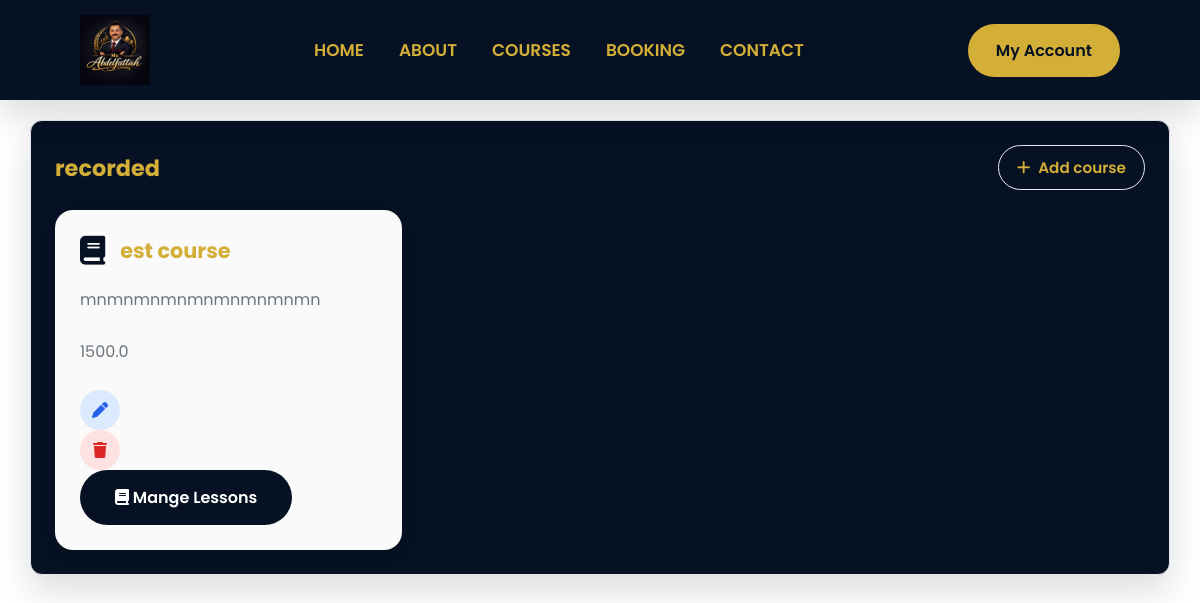
The app's page /admin/recorded (signed in) with its own data.
### models/recorded.py (models this page shows)
class Recorded(db.Model):
    __tablename__ = "recorded"
    id = db.Column(db.Integer, primary_key=True)
    title = db.Column(db.String(100), nullable=False)
    description = db.Column(db.Text)
    price = db.Column(db.Float, nullable=True)
    thumbnail = db.Column(db.String(255), nullable=True)
    lessons = db.relationship("Lessons", backref="recorded", cascade="all, delete-orphan")
    purchase = db.relationship("Purchase", backref="recorded", lazy=True)

### routes/recorded.py (the view)
@recorded.route("/admin/recorded", methods=["POST", "GET"])
@login_required
def recorded_courses():
    if current_user.role != "admin":
        return "ACCESS DENIED", 403
    recorded = Recorded.query.all()
    return render_template("admin/recorded.html" ,recorded=recorded , name= "recorded")

### file.py (called while the page is built)
@login_manager.user_loader
def load_user(user_id):
    return db.session.get(User, int(user_id))

### templates/admin/recorded.html
{% extends "base.html"%}
{%block body%}
<div class="admin-container">
    <div class="card-admin">
        <div class="card-header">
            <h2 class="card-title">recorded</h2>
            <a href="/admin/recorded/add" class="btn-admin btn-outline">
                <i class="fa-solid fa-plus"></i>
                Add course
            </a>
        </div>
        <div class="course-grid">
            {% for recorded in recorded%}
            <div class="course-card">
           <div class="course-card-header">
              <i class="fa-solid fa-book"></i>
              <h3>{{recorded.title}}</h3>
           </div>
           <p>{{recorded.description}}</p>
           <p>{{recorded.price}}</p>
           <div class="course-actions">
            <a href="{{ url_for('recorded.edit_course', id=recorded.id)}}"class="action-btn edit-btn">
                <i class="fa-solid fa-pen"></i>
            </a>
            <a href="{{ url_for('recorded.delete_course', id=recorded.id)}}" class="action-btn delete-btn">
                <i class="fa-solid fa-trash"></i>
            </a>
            <a href="{{ url_for('recorded.lessons', id=recorded.id)}}" class="btn">
                <i class="fa-solid fa-book"></i>
                Mange Lessons
            </a>
           </div>
       </div>
     {%endfor%}
</div>
{%endblock%}

### static/css/style.css (style rules this page uses)
:root { --primary-color:#061123; --secondary-color:#d4af37; --background-color:#dee2e6; --white:#ffffff; --black:#000000; --dark-light:#14213d; --gray:#6c757d; --light-gray:#ced4da; --border-color:#adb5bd; --success:#2ecc71; --danger:#e63946; --warning:#fca311; --card-bg:#ffffff; --card-hover:#f9f9fa; --button-primary:#fca311; --button-hover:#d98c00; --button-dark:#061123; --shadow:0 15px 35px rgba(6, 17, 35,.15); --radius:10px; --trnasition:.35s ease; }
* { margin: 0; padding: 0; box-sizing: border-box; }
body { font-family: 'poppins', sans-serif; background: var(--white); color: var(--black); overflow-x: hidden; }
a { text-decoration: none; color: inherit; }
.btn { display: inline-block; padding:15px 35px; background: var(--primary-color); color: var(--white); border-radius: 50px; font-weight: 600; transition: var(--trnasition); }
.btn-outline { background: transparent; border: 2px solid var(--primary-color); color: var(--primary-color); }

### static/css/admin.css (style rules this page uses)
:root { --primary-color:#061123; --secondary-color:#d4af37; --background-color:#dee2e6; --white:#ffffff; --black:#000000; --dark-light:#14213d; --gray:#6c757d; --light-gray:#ced4da; --border-color:#adb5bd; --success:#2ecc71; --danger:#e63946; --warning:#fca311; --shadow:0 15px 35px rgba(6, 17, 35,.15); --radius:12px; --transition:.35s ease; }
* { margin: 0; padding: 0; box-sizing: border-box; }
body { background: var(--white); color: var(--black); overflow-x: hidden; }
.admin-container { padding-top: 80px; width: 95%; max-width: 1400px; margin: 40px auto; }
.card-admin { width: 100%; background: var(--primary-color); border: 1px solid #E5E7EB; border-radius: var(--radius); box-shadow: var(--shadow); padding: 24PX; transition: var(--transition); }
.card-header { display: flex; justify-content: space-between; align-items: center; margin-bottom: 20px; }
.card-title { font-size: 1.4rem; font-weight: 700; color: var(--secondary-color); }
.btn-admin { display: inline-flex; align-items: center; justify-content: center; gap: 8px; padding:10px 18px; border: none; border-radius: 50px; font-size: .95rem; cursor: pointer; font-weight: 600; text-decoration: none; transition: var(--trnasition); }
.btn-outline { background:transparent; color: var(--secondary-color); border: 1px solid #E5E7EB; }
.course-grid { display: grid; grid-template-columns: repeat(3,1fr); gap: 25px; }
.course-card { background: var(--white); border-radius: var(--radius); box-shadow: var(--shadow); padding: 25px; transition: var(--transition); }
.course-card-header { display: flex; align-items: center; gap: 15px; margin-bottom: 20px; }
.course-card-header i { font-size: 1.8rem; color: var(--primary-color); }
.course-card-header h3 { font-size: 1.3rem; color: var(--secondary-color); }
.course-card p { color: var(--gray); line-height: 1.7; margin-bottom: 25px; }
.action-btn { width: 40px; height: 40px; border: none; border-radius: 50%; display: flex; justify-content: center; align-items: center; cursor: pointer; transition: var(--transition); text-decoration: none; }
.edit-btn { background: #dbeafe; color: #2563eb; }
.delete-btn { background: #fee2e2; color: #dc2626; }
.course-card { border-radius:18px; overflow:hidden; background:#fafafa; transition:.3s; box-shadow:0 5px 15px rgba(0,0,0,.08); }

### records on screen
Recorded: title "est course", description "mnmnmnmnmnmnmnmnmn", price "1500.0"
